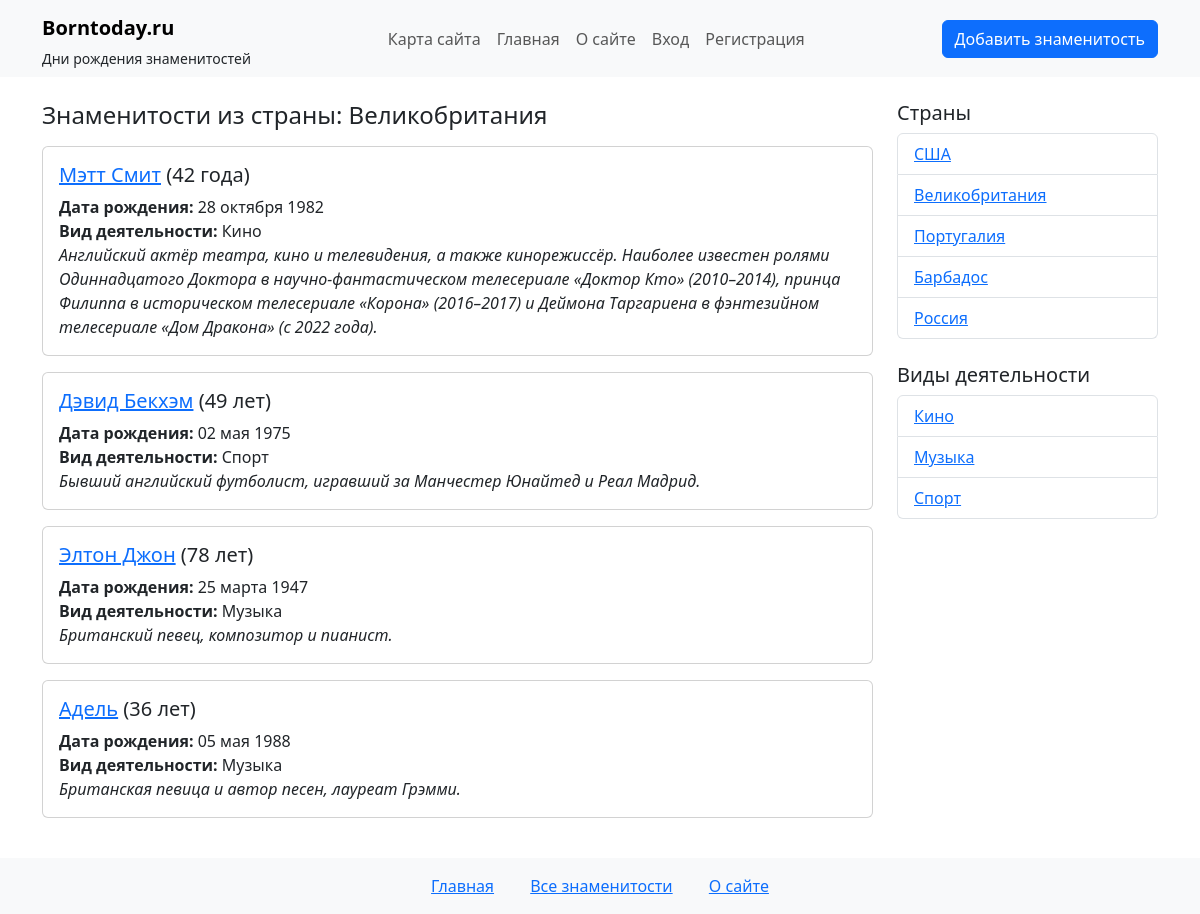
The app's page /country/velikobritanija/ with its own data.
### people/models.py (models this page shows, shortened)
class Country(models.Model):
   name = models.CharField(max_length=100, verbose_name="Название страны")  # Название страны
   slug = models.SlugField(max_length=255, unique=True, blank=True, db_index=True, verbose_name="URL")

class Star(models.Model):
    name = models.CharField(max_length=100, verbose_name="Имя")  # Имя звезды
    slug = models.SlugField(max_length=255, unique=True, db_index=True, verbose_name="URL")
    country = models.ForeignKey(Country, on_delete=models.CASCADE, related_name='stars', verbose_name="Страна")
    categories = models.ManyToManyField(Category, related_name='stars', verbose_name="Категории")
    birth_date = models.DateField(verbose_name="Дата рождения")  # Дата рождения
    content = models.TextField(verbose_name="Описание")  # Описание звезды
    photo = models.ImageField(upload_to='photos/%Y/%m/%d/', blank=True, null=True, verbose_name="Фотография")
    is_published = models.BooleanField(default=True, verbose_name="Опубликовано")  # Флаг публикации
    time_create = models.DateTimeField(auto_now_add=True, verbose_name="Время создания")  # Дата создания (автоматически)
    time_update = models.DateTimeField(auto_now=True, verbose_name="Время изменения")  # Дата обновления (автоматически)
    death_date = models.DateField(
        'Дата смерти',
        null=True,
        blank=True,
        help_text='Оставьте пустым для живых знаменитостей'
    )
    def is_alive(self):
        return self.death_date is None
    def get_age(self):
        today = date.today()
        reference_date = self.death_date if not self.is_alive() else today
        age = reference_date.year - self.birth_date.year
        if (reference_date.month, reference_date.day) < (self.birth_date.month, self.birth_date.day):
            age -= 1
        return age
    def get_age_with_correct_word(self):
        age = self.get_age()
        last_digit = age % 10
        last_two_digits = age % 100
        if 11 <= last_two_digits <= 14:
            return f"{age} лет"
        elif last_digit == 1:
            return f"{age} год"
        elif 2 <= last_digit <= 4:
            return f"{age} года"
        else:
            return f"{age} лет"
    class Meta:
        verbose_name = 'Знаменитость'
        verbose_name_plural = 'Знаменитости'
        ordering = ['-time_create']  # Сортировка по убыванию времени создания
        indexes = [
            models.Index(fields=['-time_create']),  # Индекс для повышения производительности
        ]

class Category(models.Model):
   title = models.CharField(max_length=100, verbose_name="Название категории")  # Название категории
   slug = models.SlugField(max_length=255, blank=True, db_index=True, verbose_name="URL")

### people/views.py (the view)
# urls.py: path('country/<slug:slug>/', views.stars_by_country, name='stars_by_country'), # Знаменитости по стране
def stars_by_country(request, slug):
    country = get_object_or_404(Country, slug=slug)
    filtered_stars = Star.objects.filter(country=country, is_published=True)
    countries = Country.objects.all()
    categories = Category.objects.all()
    context = {
        'stars': filtered_stars,
        'country_name': country.name,
        'star_countries': countries,
        'star_categories': categories,
        'title_template': 'Знаменитости из страны'
    }
    return render(request, 'people/country.html', context)

### people/templates/people/country.html (shortened to what this page needs)
{% extends 'people/base.html' %}
{% block content %}
<h4 class="mb-3">{{ title_template }}: {{ country_name }}</h4>
{% if stars %}
 {% for star in stars %}
   <div class="card mb-3 {% if not star.is_alive %}border-0 border-start border-5 border-dark{% endif %}">
     <div class="card-body">
       <h5 class="card-title">
        <a href="{% url 'person' star.slug %}" class="{% if not star.is_alive %}text-muted{% endif %}">{{ star.name }}</a> ({{ star.get_age_with_correct_word }})
      </h5>
       <p class="card-text">
         <strong>Дата рождения:</strong> {{ star.birth_date|date:"d E Y" }}<br>
         <strong>Вид деятельности:</strong>
         {% for category in star.categories.all %}
           {{ category.title }}{% if not forloop.last %}, {% endif %}
         {% endfor %}<br>
         <em>{{ star.content }}</em>
       </p>
     </div>
   </div>
 {% endfor %}
{% else %}
 <p>Нет знаменитостей в этой стране.</p>
{% endif %}
{% endblock %}

### people/templates/people/sidebar.html
<div class="col-md-3">
  <h5>Страны</h5>
  <ul class="list-group mb-4">
    {% for country in star_countries %}
    <li class="list-group-item">
      <a href="{% url 'stars_by_country' country.slug %}">{{ country.name }}</a>
    </li>
    {% endfor %}
  </ul>
  <h5>Виды деятельности</h5>
  <ul class="list-group">
    {% for cat in star_categories %}
    <li class="list-group-item">
      <a href="{% url 'stars_by_category' cat.slug %}">{{ cat.title }}</a>
    </li>
    {% endfor %}
  </ul>
</div>

### people/templates/people/base.html (style rules this page uses)
body { display: flex; flex-direction: column; min-height: 100vh; }

### records on screen
Country: name "Великобритания"
Star: name "Мэтт Смит", get_age_with_correct_word "42 года", birth_date "28 октября 1982", content "Английский актёр театра, кино и телевидения, а также кинорежиссёр. Наиболее известен ролями Одиннадцатого Доктора в научно-фантастическом телесериале «Доктор Кто» (2010–2014), принца Филиппа в историческом телесериале «Корона» (2016–2017) и Деймона Таргариена в фэнтезийном телесериале «Дом Дракона» (с 2022 года)."
Category: title "Кино"
Star: name "Дэвид Бекхэм", get_age_with_correct_word "49 лет", birth_date "02 мая 1975", content "Бывший английский футболист, игравший за Манчестер Юнайтед и Реал Мадрид."
Category: title "Спорт"
Star: name "Элтон Джон", get_age_with_correct_word "78 лет", birth_date "25 марта 1947", content "Британский певец, композитор и пианист."
Category: title "Музыка"
Star: name "Адель", get_age_with_correct_word "36 лет", birth_date "05 мая 1988", content "Британская певица и автор песен, лауреат Грэмми."
Country: name "США"
Country: name "Португалия"
Country: name "Барбадос"
Country: name "Россия"

### other values on screen
{{ title_template }} "Знаменитости из страны"
